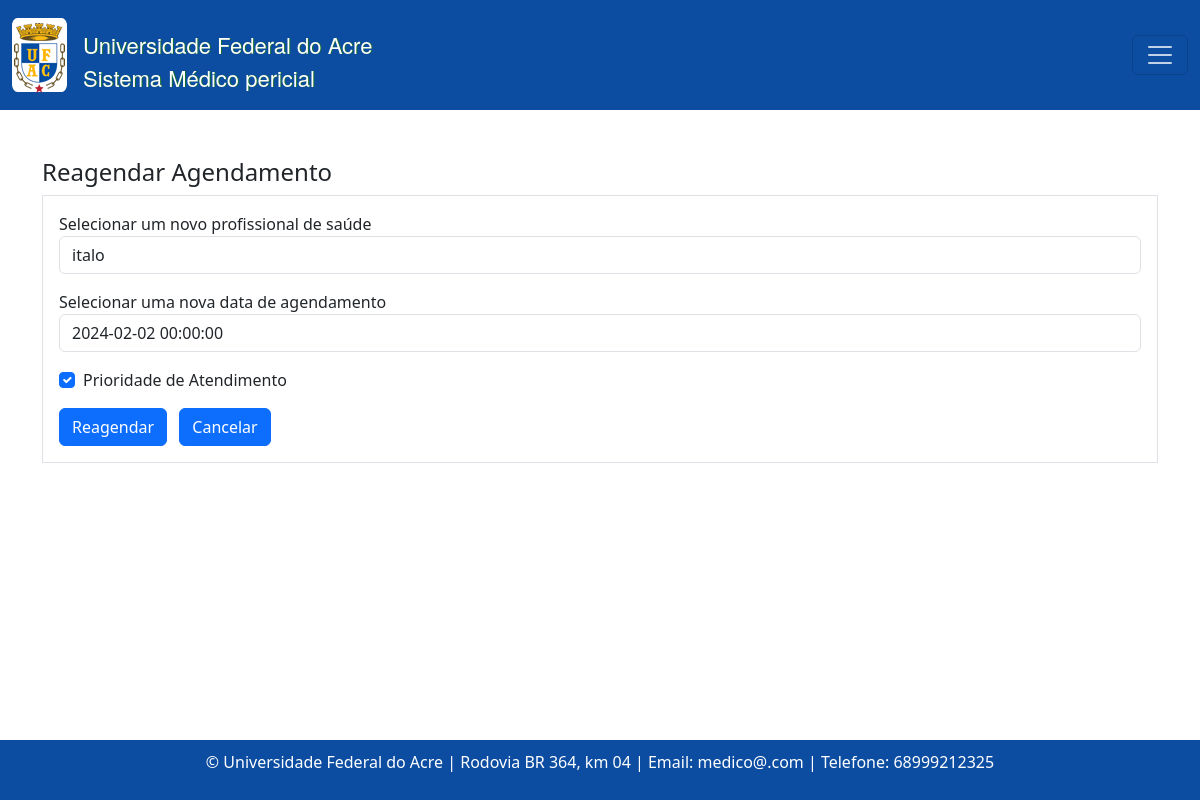
Page /reagendar/agendamento/3/ on the earlier database version.
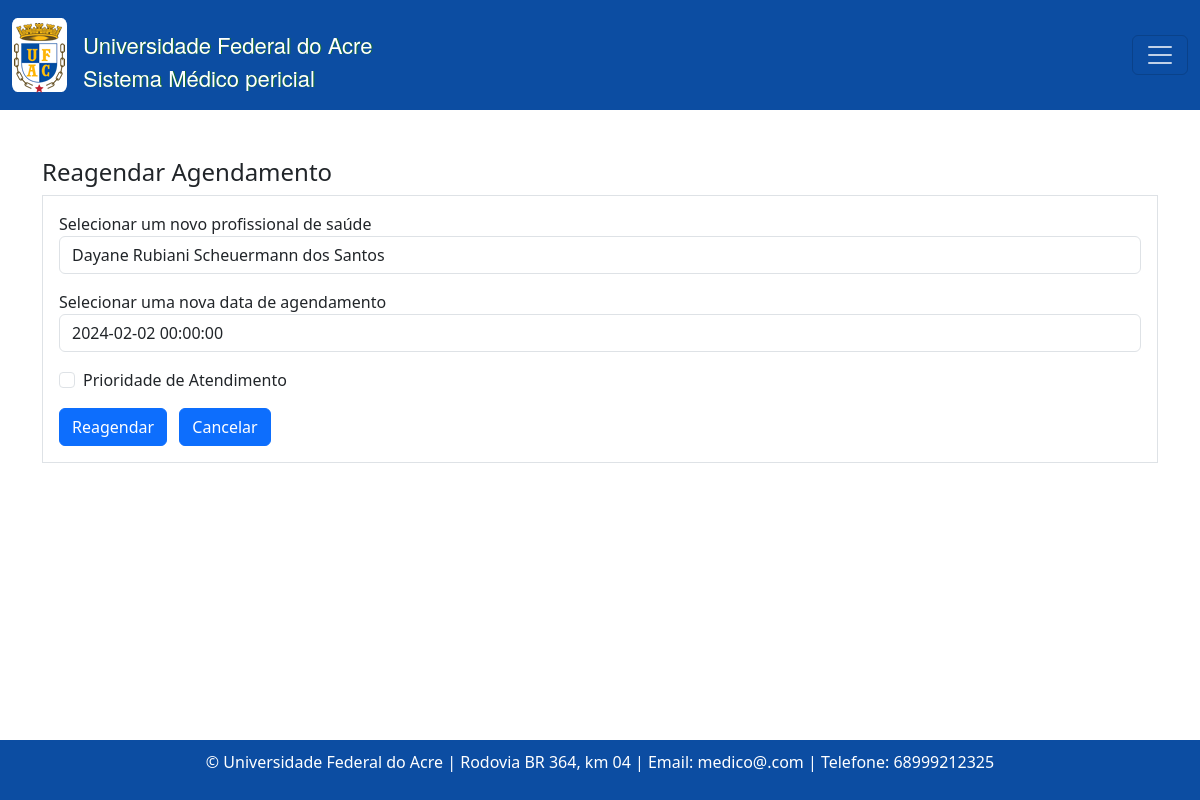
Same page on the later database version.
### consulta/models.py (models this page shows, shortened)
class Agendamento(models.Model):
    TURNO_CHOICES = [
        ('manha', 'Manhã'),
        ('tarde', 'Tarde'),
    ]
    status_atendimento = models.CharField(max_length=20, choices=[
        ('confirmado', 'Confirmado'),
        ('ausente', 'Ausente'),
        ('pendente', 'Pendente'),
    ], default='pendente')
    paciente = models.ForeignKey(Paciente, on_delete=models.CASCADE)
    profissional_saude = models.ForeignKey(Profissionaldasaude, on_delete=models.CASCADE)
    data_agendamento = models.DateTimeField()
    turno = models.CharField(max_length=10, choices=TURNO_CHOICES)
    prioridade_atendimento = models.BooleanField(default=False)
    justificativa_cancelamento = models.TextField(blank=True, null=True)

### consulta/views.py (the view)
# urls.py: path('reagendar/agendamento/<int:pk>/', views.reagendar_agendamento, name='reagendarAgendamento'),
def reagendar_agendamento(request, pk):
    agendamento = get_object_or_404(Agendamento, pk=pk)
    if request.method == 'POST':
        form = AgendamentoReagendarForm(request.POST, instance=agendamento)
        if form.is_valid():
            form.save()
            agendamento.status_atendimento = 'pendente'
            agendamento.save()
            messages.success(request, 'Agendamento reagendado com sucesso!')
            return redirect('agendamentoListagem')
    else:
        form = AgendamentoReagendarForm(instance=agendamento)
    return render(request, 'consultas/reagendar_agendamento.html', {'form': form, 'agendamento': agendamento})

### consulta/forms.py
class AgendamentoReagendarForm(forms.ModelForm):
    class Meta:
        model = Agendamento
        fields = ['profissional_saude', 'data_agendamento', 'prioridade_atendimento', 'justificativa_cancelamento']
        labels = {
            'profissional_saude': 'Selecionar um novo profissional de saúde',
            'data_agendamento': 'Selecionar uma nova data de agendamento',
            'prioridade_atendimento': 'Prioridade de Atendimento',
        }
        widgets = {
            'profissional_saude': forms.Select(attrs={'class': 'form-control'}),
            'data_agendamento': forms.DateTimeInput(attrs={'class': 'form-control'}),
            'prioridade_atendimento': forms.CheckboxInput(attrs={'class': 'form-check-input'}),
        }

### consulta/models.py (called while the page is built)
    def __str__(self):
        return self.nome

### templates/consultas/reagendar_agendamento.html (shortened to what this page needs)
{% extends "base.html" %}
{% block content %}
  <h4>Reagendar Agendamento</h4>
  <form action="{% url 'reagendarAgendamento' agendamento.id %}" method="POST" class="needs-validation border p-3" novalidate>
    <div class="mb-3">
      <label for="{{ form.profissional_saude.id_for_label }}">{{ form.profissional_saude.label }}</label>
      {{ form.profissional_saude }}
    </div>
    <div class="mb-3">
      <label for="{{ form.data_agendamento.id_for_label }}">{{ form.data_agendamento.label }}</label>
      {{ form.data_agendamento }}
    </div>
    <div class="mb-3 form-check">
      {{ form.prioridade_atendimento }}
      <label class="form-check-label" for="{{ form.prioridade_atendimento.id_for_label }}">
        {{ form.prioridade_atendimento.label }}
      </label>
    </div>
    <button type="submit" class="btn btn-primary">Reagendar</button>
    <a class="btn btn-primary ms-2" href="{% url 'agendamentoListagem' %}">Cancelar</a>
  </form>
{% endblock %}

Differences in the rows shown:
changed Agendamento: profissional_saude "italo" → "Dayane Rubiani Scheuermann dos Santos"; prioridade_atendimento "☑" → "☐"
